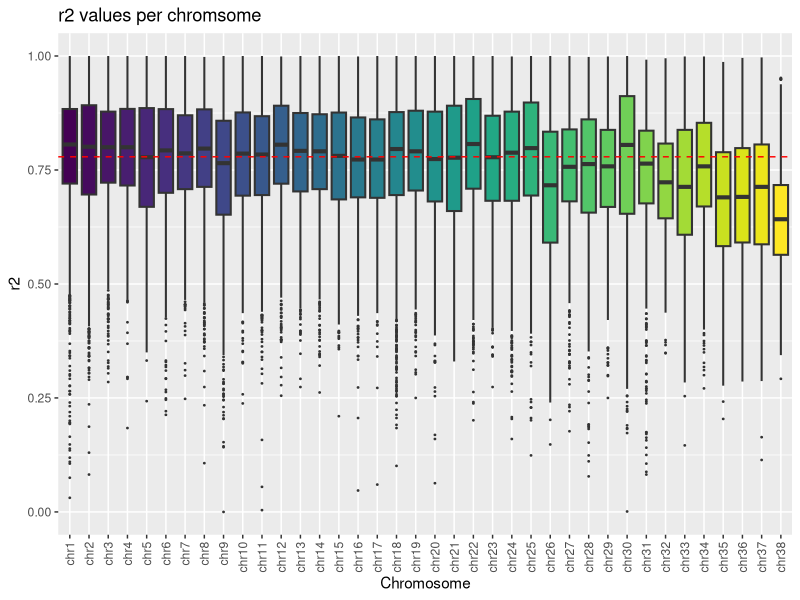
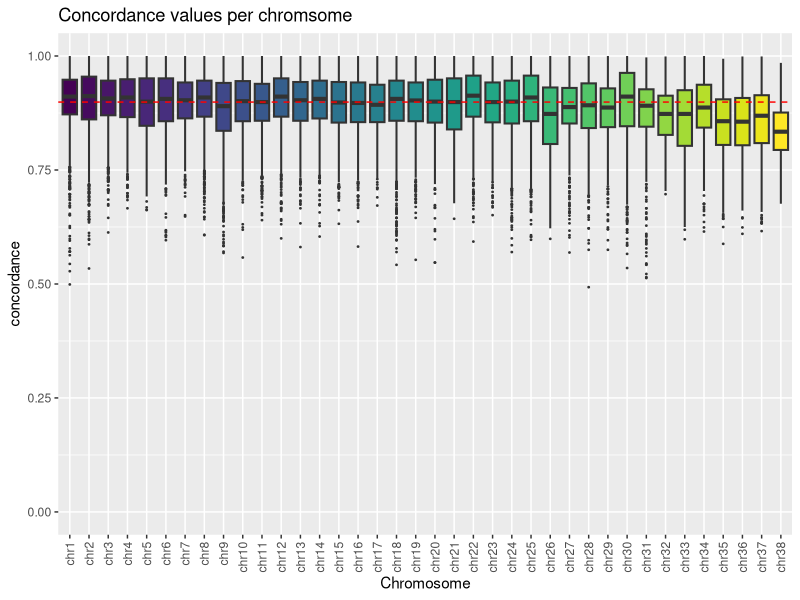
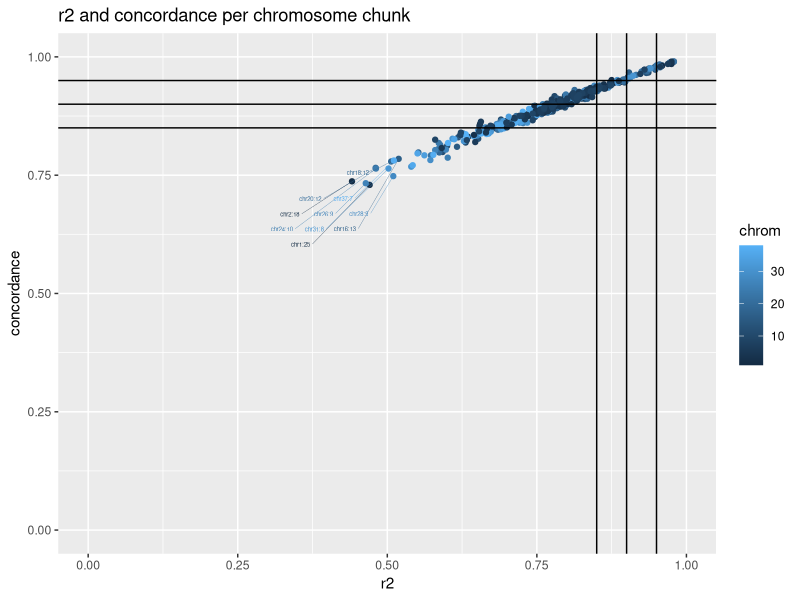
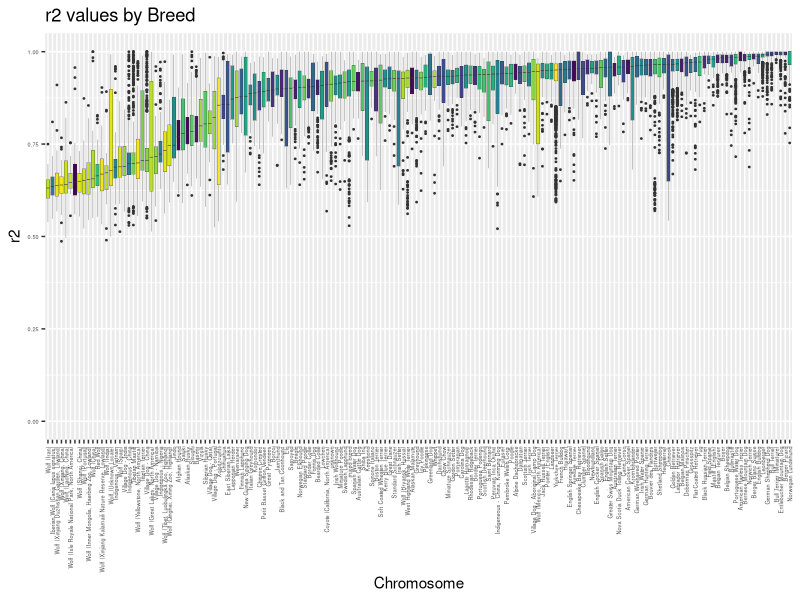

Generate these figures, in order, with R: (Note: this script raises an error after producing the figures.)
## ---- chunk 1
knitr::opts_chunk$set(echo = TRUE, warning = FALSE, message = FALSE)
## ---- chunk 2
library(gtools)
library(ggplot2)
library(ggrepel)
library(viridisLite)
library(viridis)
library(gplots)
library(tidyr)
## ---- chunk 3
data <- read.table("all_stats_by_chr.txt",header=FALSE,sep="\t")
colnames(data)=c("chr","pos","maf","info","concordance","r2")
data$chr <- paste0("chr",data$chr)
data <- data[mixedorder(data$chr),]

data$chr <- factor(data$chr,levels = mixedsort(unique(data$chr)),ordered = TRUE)

my_colours <- viridisLite::viridis(length(levels(data$chr)))


p <- ggplot(data, aes(x=chr, y=r2, fill=chr)) + scale_fill_manual(values = my_colours) + geom_boxplot(outlier.size=0.3,lwd=0.7) + theme(axis.text.x = element_text(angle = 90, vjust = 0.5, hjust=1)) + ggtitle("r2 values per chromsome") + xlab("Chromosome") + geom_hline(yintercept=median(data$r2), linetype="dashed", color = "red") + theme(legend.position="none") + coord_cartesian(ylim = c(0, 1.0))
p

p <- ggplot(data, aes(x=chr, y=concordance, fill=chr)) + scale_fill_manual(values = my_colours) + geom_boxplot(outlier.size=0.3,lwd=0.7) + theme(axis.text.x = element_text(angle = 90, vjust = 0.5, hjust=1)) + ggtitle("Concordance values per chromsome") + xlab("Chromosome") + geom_hline(yintercept=median(data$concordance), linetype="dashed", color = "red") + theme(legend.position="none") + coord_cartesian(ylim = c(0, 1.0))
p
## ---- chunk 4
data_chunk <- read.table("all_stats_by_chunk.txt",header=T,sep="\t")

data_chunk$name=paste0("chr",data_chunk$chrom,":",data_chunk$chunk)

ggplot(data_chunk, aes(x = r2_med, y = con_med, color = chrom)) +
  geom_point()  + coord_cartesian(ylim = c(0, 1.0),xlim = c(0, 1.0)) + ggtitle("r2 and concordance per chromosome chunk") +
  xlab("r2") + ylab("concordance") + geom_hline(yintercept = c(0.85, 0.9, 0.95)) +
  geom_vline(xintercept = c(0.85, 0.9, 0.95)) + geom_text_repel(
    data = data_chunk[(data_chunk$r2_med < 0.6),],
    mapping = aes(label = name),
    nudge_x = -0.1, nudge_y = -0.1,
    max.time = 5,
    max.iter = Inf,
    size=1.5, segment.size=0.1, max.overlaps = 10,
    show.legend = F
  )

## ---- chunk 5
data_ind <- read.table("all_stats_by_individual.txt",header=FALSE,sep="\t")
colnames(data_ind)=c("chr","no","i","type","breed","sex","concordance","r2")
data_ind$breed=as.factor(data_ind$breed)
my_colours_breed <- viridisLite::viridis(length(levels(data_ind$breed)))

p <- ggplot(data_ind, aes(reorder(breed, r2, decreasing=T, FUN=median), y = r2, fill=breed)) + scale_fill_manual(values = my_colours_breed) + geom_boxplot(outlier.size=0.3,lwd=0.1) + theme(axis.text.x = element_text(angle = 90, vjust = 0.5, hjust=1)) + theme(legend.text = element_text(size = 2)) + ggtitle("r2 values by Breed") + xlab("Chromosome") + theme(legend.key.size = unit(0.3, 'cm')) + theme(legend.position="none") + theme(axis.text=element_text(size=4)) + coord_cartesian(ylim = c(0, 1.0))
p
## ---- chunk 6
d_mat <- matrix(0.00, nrow = 38, ncol = length(unique(data_ind$i)))
dlist <- unique(data_ind$i)

for(i in c(1:38)){
  for (j in c(1:length(dlist))){
    z=data_ind[((data_ind$i==dlist[j]) & (data_ind$chr==i)),"r2"]
    if(!identical(z, numeric(0))){
      d_mat[i,j] <- as.numeric(data_ind[((data_ind$i==dlist[j])& (data_ind$chr==i)),"r2"])
    } else {
      d_mat[i,j] <- 0.0
    }
  }
}
d_mat <- data.frame(d_mat)
colnames(d_mat)<- dlist
rownames(d_mat)<- paste0("chr",1:38)

op <- par(no.readonly = TRUE) 
lmat=rbind( c(0, 3), c(2,1), c(0,4) )
lhei=c(0.5, 6, 1.5)

heatmap.2(as.matrix(d_mat),trace="none",Rowv = FALSE,cexCol = 0.4,cexRow=0.4,col=viridis(15, direction = -1),dendrogram="none",lmat=lmat, lhei=lhei)

## ---- chunk 7
ggplot(data,aes(x=maf,y=concordance,color=info)) + geom_point(alpha = .5, shape = 15) + geom_hline(yintercept = 0.85) + coord_cartesian(ylim = c(0, 1.0),xlim = c(0, 1.0)) + ggtitle("Concordance vs MAF")
## ---- chunk 8
ggplot(data,aes(x=maf,y=concordance,color=info)) + geom_point(alpha = .5, shape = 15) + geom_hline(yintercept = 0.85) + coord_cartesian(ylim = c(0, 1.0),xlim = c(0, 1.0)) + ggtitle("r2 vs MAF")
